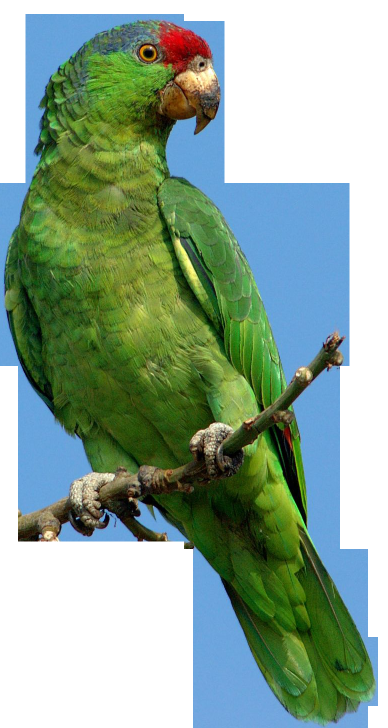
#> input picture images/Parrot.png, 775 x 1456 px (shown at 1/2 size)
$ jupyter execute ARTI404_Lab4.ipynb
#> lines starting #> are read from the running program, lines starting #| are printed output that depends on the picture; after the words box and inside, x2 and y2 are one past the last pixel; in counts of white or black regions, pixels touching at a corner belong together
# ARTI404 — Image Processing
## Lab 4 — Intensity Transformations and Filtering-Spatial Domain

**Session 4 · Intensity Transformations and Filtering-Spatial Domain**
Thresholding and histogram-based intensity transformations (contrast stretching, histogram equalization, and histogram matching) using OpenCV, scikit-image, NumPy, and Matplotlib.

| | |
|---|---|
| **Duration** | 100 minutes |
| **Outcome** | Write a program that implements fundamental image processing algorithms |
| **Tools** | Python 3, Anaconda (Jupyter / Spyder); Libraries: OpenCV, NumPy, Pillow, scikit-image, Matplotlib |

---

### How to work through the notebook

* The lab has two tasks — **Task #1: Thresholding** and **Task #2: Histogram Processing** — followed by the **Assessment**.
* Run the cells **in order**, top to bottom.
* Task #1 needs an image file that is **not included** in this notebook — see the note right before it for exactly where to place it.
* Task #2 and the Assessment use `skimage.data.moon()` / `rocket()` / `chelsea()`, scikit-image's built-in sample images, so those cells need no external files and were run for real while preparing this notebook.

---

### By the end of this lab you should be able to

1. Apply fixed-threshold binary thresholding and see how the threshold value changes the result.
2. Stretch an image's contrast to a chosen percentile range and read a pixel-intensity histogram.
3. Equalize an image's histogram to spread out its intensity distribution.
4. Match one image's histogram to a reference image's.

---
## Setup

Run this cell first. It imports every library used in this lab and confirms they are installed.

[cell 1]
# If a library below is missing, install it first (uncomment as needed):
#%pip install opencv-python numpy matplotlib scikit-image pillow

import cv2
import numpy as np
import matplotlib
import matplotlib.pyplot as plt
import skimage
from skimage import data, exposure

print("OpenCV      :", cv2.__version__)
print("NumPy       :", np.__version__)
print("Matplotlib  :", matplotlib.__version__)
print("scikit-image:", skimage.__version__)

print("\nSetup OK")

---
## Task #1 — Thresholding

Thresholding converts a grayscale image into a binary image: every pixel at or above the threshold becomes white (the foreground), and every pixel below it becomes black (the background). It is a simple way to separate objects from the background when there is good contrast between them.

> **Before running the cell below:** create a folder named `images` **one level above** this notebook's folder (i.e. `../images/`), and place the lab's picture inside it as `images/Parrot.png`. No image was provided with this lab, so **this cell has not been run against a real picture** — ask your instructor for `Parrot.png`, or use your own image and change the path below.

[cell 2]
# Load the image in grayscale
img = cv2.imread('../images/Parrot.png', cv2.IMREAD_GRAYSCALE)
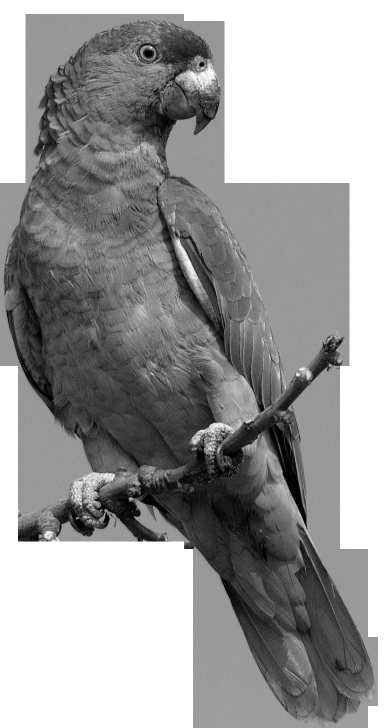
#> img: shape (1456, 775) (shown at 1/2 size); min 0, max 255, mean 157.3

if img is None:
    print("Error: unable to load image at ../images/Parrot.png")

# Set the threshold values
threshold_values = [0, 50, 100, 150, 200]

# Apply thresholding with each threshold value and collect the results
thresholded_images = []
for threshold_value in threshold_values:
    ret, thresh = cv2.threshold(img, threshold_value, 255, cv2.THRESH_BINARY)
    thresholded_images.append(thresh)
#> this loop made 5 passes
#> ret on passes 1 to 5: 0, 50, 100, 150, 200
#> pass 1, `ret, thresh = cv2.threshold(img, threshold_value, 255, cv2.THRESH_BINA..`:
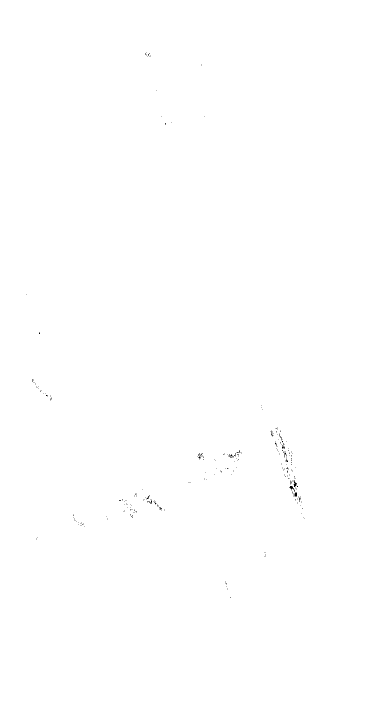
#> thresh: shape (1456, 775) (shown at 1/2 size); 99.9% white; black in thin lines or dots, all inside (x1, y1, x2, y2) = (53, 105, 610, 1195)
#> after the loop, thresholded_images = 5 items

# Display the original image alongside every thresholded version
fig, axes = plt.subplots(2, 3, figsize=(12, 8))
axes[0, 0].imshow(img, cmap='gray')
axes[0, 0].set_title('Original Image')
axes[0, 0].axis('off')

for ax, value, thresh in zip(axes.flat[1:], threshold_values, thresholded_images):
    ax.imshow(thresh, cmap='gray')
    ax.set_title(f'Threshold = {value}')
    ax.axis('off')
#> this loop made 5 passes

plt.tight_layout()
plt.show()

**Observations:** a threshold of `0` turns every pixel white (nothing is below `0`), and as the threshold rises, fewer pixels stay above it, so more of the image turns black — the binary image becomes a progressively stricter map of only the brightest regions.

---
## Task #2 — Histogram Processing

This task uses `skimage.data.moon()`, one of scikit-image's built-in sample images, so no external file is needed — every cell below was run for real while preparing this notebook.

### Load the moon image and stretch its contrast

`np.percentile` finds the gray levels at the 2nd and 98th percentiles, and `exposure.rescale_intensity` stretches those levels out to fill the full `[0, 255]` range (**contrast stretching**).

[cell 3]
img = data.moon()
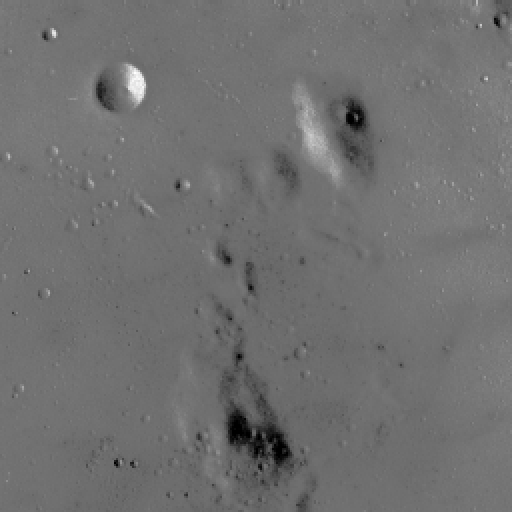
#> input picture skimage.data.moon(), 512 x 512 px
#> img is the input picture: shape (512, 512); min 0, max 255, mean 112.2

# Contrast stretching
p2, p98 = np.percentile(img, (2, 98))
#> p2 = 78; p98 = 129
img_rescale = exposure.rescale_intensity(img, in_range=(p2, p98))
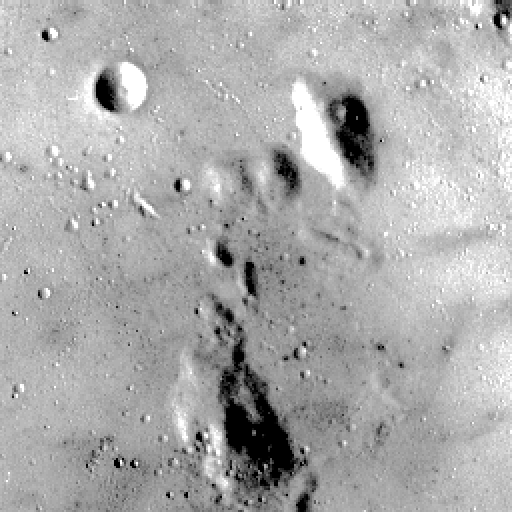
#> img_rescale: shape (512, 512); min 0, max 255, mean 171.5

print("img shape:", img.shape, img.dtype, "| range:", img.min(), "-", img.max())
#| img shape: (512, 512) uint8 | range: 0 - 255
print("img_rescale range:", img_rescale.min(), "-", img_rescale.max())
#| img_rescale range: 0 - 255

### Display each image with its histogram

[cell 4]
fig = plt.figure(figsize=(10, 7))
fig.add_subplot(2, 1, 1)
plt.imshow(img, cmap='gray')
plt.axis('off')
plt.title('Original image')
fig.add_subplot(2, 1, 2)
plt.hist(img.flat, bins=256, range=(0, 255))
plt.xlabel('gray level values')
plt.ylabel('Number of pixels')
plt.show()
#> figure, not shown here; panel 2: tallest bar 23296 high, from x = 114.6 to 115.5

[cell 5]
fig = plt.figure(figsize=(10, 7))
fig.add_subplot(2, 1, 1)
plt.imshow(img_rescale, cmap='gray')
plt.axis('off')
plt.title('Contrast stretch')
fig.add_subplot(2, 1, 2)
plt.hist(img_rescale.flat, bins=256, range=(0, 255))
plt.xlabel('gray level values')
plt.ylabel('Number of pixels')
plt.show()
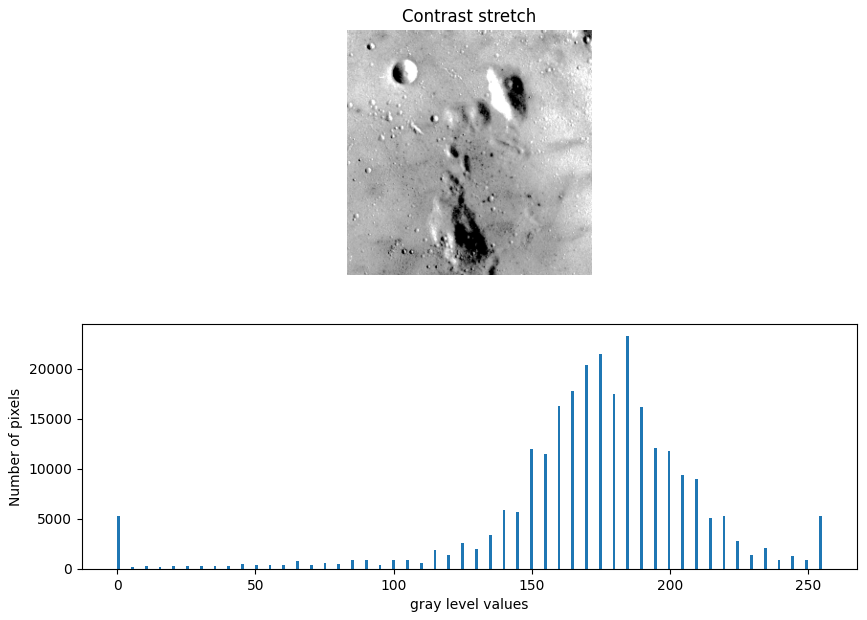
#> figure drawn by matplotlib, 2 panels; panel 2: tallest bar 23296 high, from x = 184.3 to 185.3

**Observations:** the original moon image's histogram is bunched into a narrow band of gray levels, so the picture looks low-contrast. After rescaling, that same band is stretched across the full `0-255` range, so the histogram spreads out and the picture shows noticeably more contrast between its darker and brighter regions.

---
---

# Assessment

### Task #1 — Rescale to the 3rd and 80th percentiles

Same idea as Task #2's contrast stretching above, but with a wider percentile range (3rd-80th instead of 2nd-98th), which clips more of the brightest pixels.

[cell 6]
p3, p80 = np.percentile(img, (3, 80))
#> p3 = 87; p80 = 118
img_rescale_3_80 = exposure.rescale_intensity(img, in_range=(p3, p80))
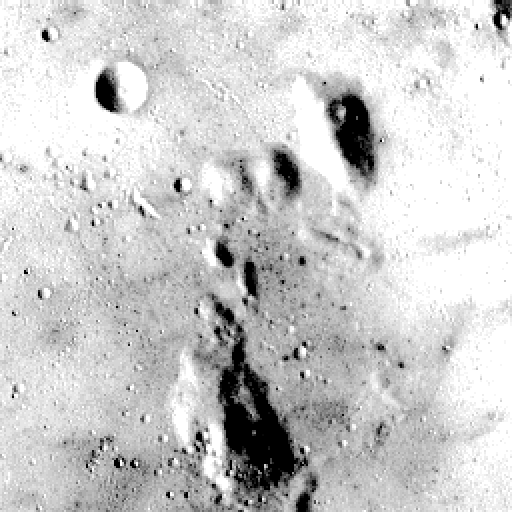
#> img_rescale_3_80: shape (512, 512); min 0, max 255, mean 203.7

fig = plt.figure(figsize=(10, 7))
fig.add_subplot(2, 1, 1)
plt.imshow(img_rescale_3_80, cmap='gray')
plt.axis('off')
plt.title('Contrast stretch (3rd-80th percentile)')
fig.add_subplot(2, 1, 2)
plt.hist(img_rescale_3_80.flat, bins=256, range=(0, 255))
plt.xlabel('gray level values')
plt.ylabel('Number of pixels')
plt.show()
#> figure, not shown here; panel 2: tallest bar 55088 high, from x = 254 to 255

### Task #2 — Equalize the histogram

`exposure.equalize_hist` redistributes gray levels so the histogram becomes approximately flat ("histogram equalization"), which tends to reveal detail across the whole intensity range rather than just the originally dominant band. It returns float values in `[0, 1]`, so the histogram below is plotted on that scale.

[cell 7]
img_eq = exposure.equalize_hist(img)
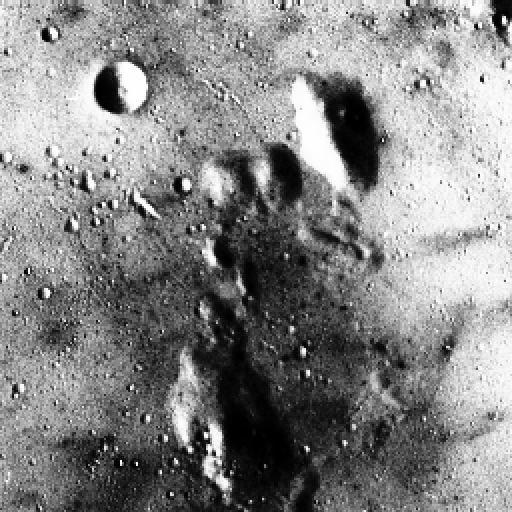
#> img_eq: shape (512, 512) float64; min 0.000916, max 1, mean 0.525

fig = plt.figure(figsize=(10, 7))
fig.add_subplot(2, 1, 1)
plt.imshow(img_eq, cmap='gray')
plt.axis('off')
plt.title('Histogram-equalized image')
fig.add_subplot(2, 1, 2)
plt.hist(img_eq.flat, bins=256, range=(0, 1))
plt.xlabel('gray level values (normalized)')
plt.ylabel('Number of pixels')
plt.show()
#> figure, not shown here; panel 2: tallest bar 23296 high, from x = 0.68 to 0.684

### Task #3 — Histogram matching

`exposure.match_histograms` adjusts the Chelsea image so its histogram matches the Rocket image's (used here as the reference), per color channel. Both images come from `skimage.data`, so no files are needed.

[cell 8]
from skimage.exposure import match_histograms

reference = data.rocket()
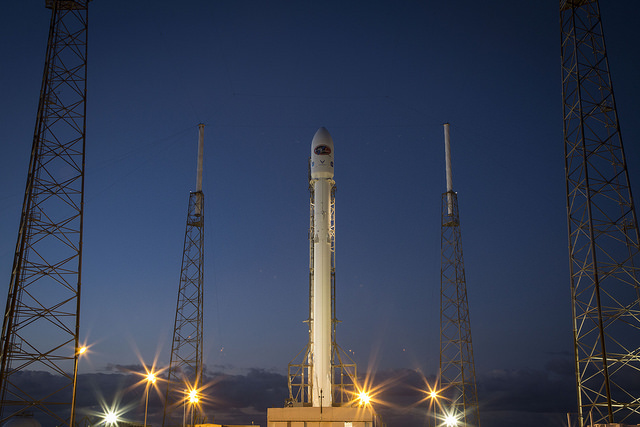
#> input picture skimage.data.rocket(), 640 x 427 px
#> reference is the input picture: shape (427, 640, 3); mean R, G, B 52.3, 61.3, 82.3
source = data.chelsea()
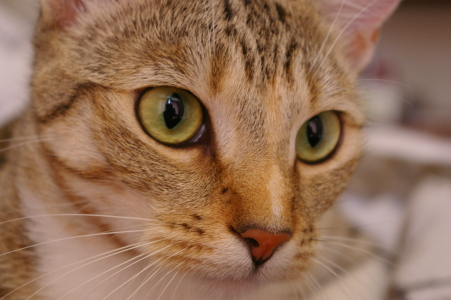
#> input picture skimage.data.chelsea(), 451 x 300 px
#> source is the input picture: shape (300, 451, 3); mean R, G, B 147.7, 111.4, 86.8

matched = match_histograms(source, reference, channel_axis=-1)
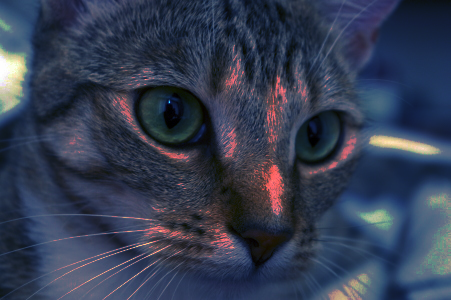
#> matched: shape (300, 451, 3); mean R, G, B 52.1, 60.8, 81.7

fig, axes = plt.subplots(1, 3, figsize=(14, 5))
axes[0].imshow(source)
axes[0].set_title('Source (Chelsea)')
axes[0].axis('off')
axes[1].imshow(reference)
axes[1].set_title('Reference (Rocket)')
axes[1].axis('off')
axes[2].imshow(matched)
axes[2].set_title('Matched')
axes[2].axis('off')
plt.tight_layout()
plt.show()

$ run again, with images/cameraman.tif saved as images/Parrot.png
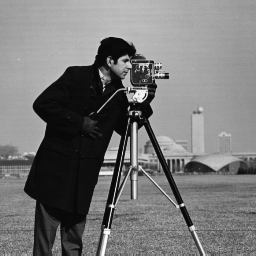
#> input picture images/cameraman.tif, 256 x 256 px
#> img is the input picture: shape (256, 256); min 7, max 253, mean 118.7
#> the loop `for threshold_value in threshold_values:` made 5 passes
#> ret on passes 1 to 5: 0, 50, 100, 150, 200
#> after the loop `for threshold_value in threshold_values:`: thresholded_images = 5 items
#> the loop `for ax, value, thresh in zip(axes.flat[1:], threshold_values, threshol..` made 5 passes
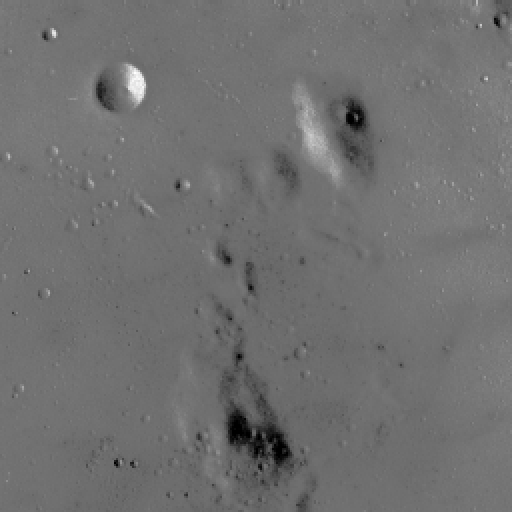
#> input picture skimage.data.moon(), 512 x 512 px
#> img is the input picture: shape (512, 512); min 0, max 255, mean 112.2
#> p2 = 78; p98 = 129
#| img shape: (512, 512) uint8 | range: 0 - 255
#| img_rescale range: 0 - 255
#> p3 = 87; p80 = 118
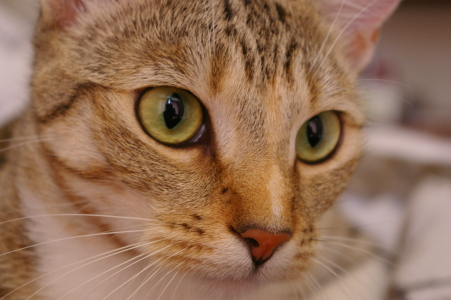
#> input picture skimage.data.chelsea(), 451 x 300 px
#> source is the input picture: shape (300, 451, 3); mean R, G, B 147.7, 111.4, 86.8
